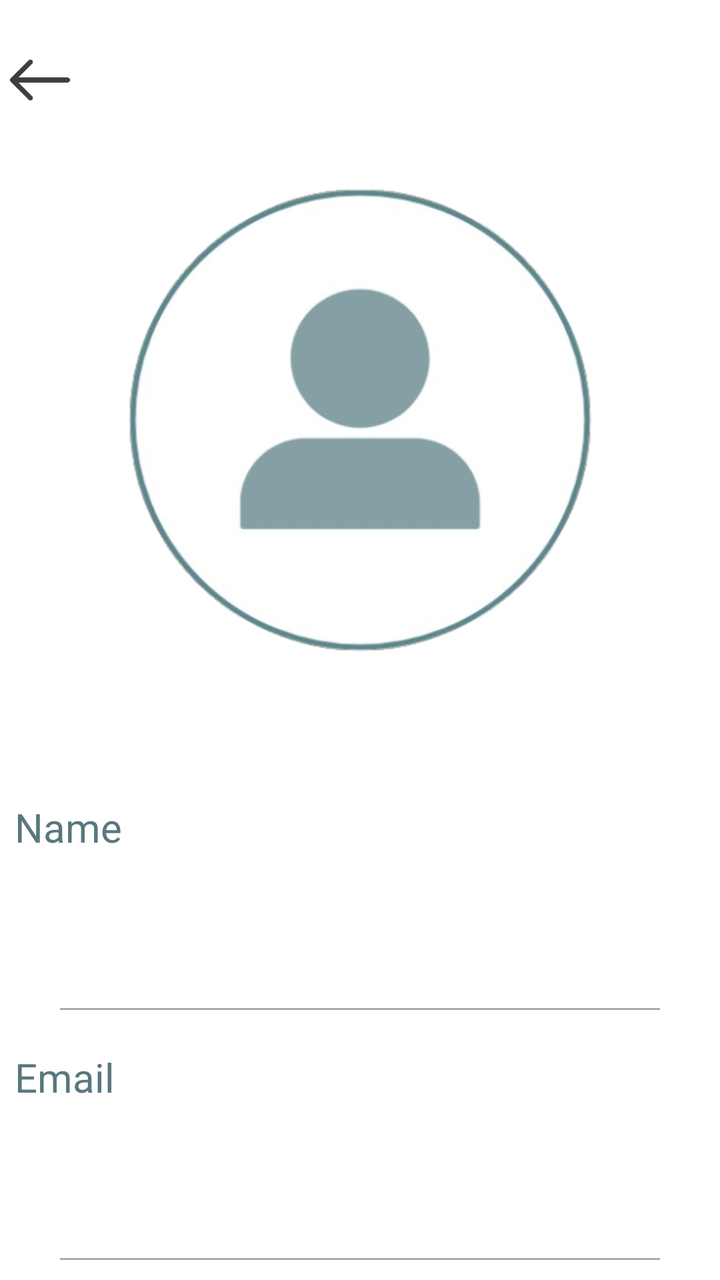
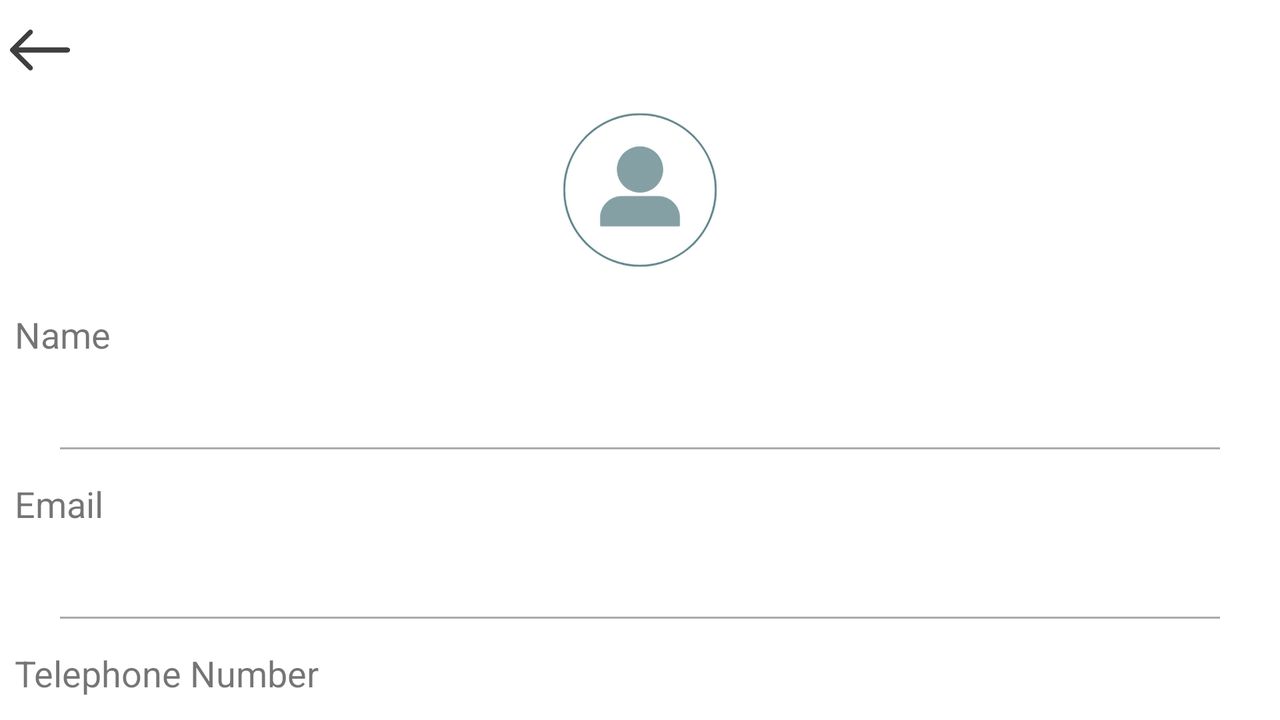

Compare how this app lays out the same screen by default and in its alternative resource folder. The renders come first, then the two layout files and the values they reference.
<!-- AndroidManifest.xml: application theme Theme.HearthstoneCards -->
<!-- res/layout/activity_profile.xml -->
<?xml version="1.0" encoding="utf-8"?>
<layout
    xmlns:android="http://schemas.android.com/apk/res/android"
    xmlns:tools="http://schemas.android.com/tools">

    <data>
        <import type="android.view.View"/>
        <variable
            name="viewModel"
            type="es.uam.eps.dadm.hearthstonecards.viewmodel.MainViewModel" />
    </data>


    <LinearLayout
        android:layout_width="match_parent"
        android:layout_height="match_parent"
        android:orientation="vertical"
        android:gravity="top"
        android:background="@color/white">

        <ImageButton
            android:id="@+id/btn_back"
            android:layout_width="40dp"
            android:layout_height="40dp"
            android:layout_gravity="start"
            android:layout_marginEnd="16dp"
            android:background="?attr/selectableItemBackground"
            android:scaleType="centerInside"
            android:src="@drawable/back_arrow"
            android:layout_marginTop="20dp"/>

        
        <ImageView
            android:id="@+id/btn_profile"
            android:layout_width="300dp"
            android:layout_height="300dp"
            android:scaleType="centerInside"
            android:src="@drawable/ic_profile"
            android:layout_gravity="center"
            android:background="?attr/selectableItemBackground"
            />

        <View
            android:layout_width="match_parent"
            android:layout_height="30dp"/>

        <TextView
            android:id="@+id/profile_user_field"
            android:layout_width="match_parent"
            android:layout_height="wrap_content"
            android:layout_centerInParent="true"
            android:textSize="20dp"
            android:text="@string/first_name_hint"
            android:textColor="@color/dark_blueish"
            android:layout_marginLeft="5dp"
            android:layout_marginTop="10dp"
            android:layout_gravity="center"/>

        <TextView
            android:id="@+id/user_name"
            android:layout_width="match_parent"
            android:layout_height="wrap_content"
            android:layout_centerInParent="true"
            android:textSize="20dp"
            android:text="@{viewModel.userName + ' ' + viewModel.userSurname}"
            android:layout_marginTop="20dp"
            android:layout_marginBottom="20dp"
            android:gravity="center"/>

        <View
            android:id="@+id/separator1_view"
            android:layout_below="@id/user_name"
            android:layout_width="match_parent"
            android:layout_marginVertical="10dp"
            android:layout_marginHorizontal="30dp"
            android:layout_height="1dp"
            android:background="@android:color/darker_gray"/>

        <TextView
            android:id="@+id/profile_email_field"
            android:layout_width="match_parent"
            android:layout_height="wrap_content"
            android:layout_centerInParent="true"
            android:textSize="20dp"
            android:text="@string/email_hint"
            android:textColor="@color/dark_blueish"
            android:layout_marginLeft="5dp"
            android:layout_marginTop="10dp"
            android:layout_gravity="center"/>

        <TextView
            android:id="@+id/user_email"
            android:layout_width="match_parent"
            android:layout_height="wrap_content"
            android:layout_centerInParent="true"
            android:textSize="20dp"
            android:text="@{viewModel.userEmail}"
            android:layout_marginTop="20dp"
            android:layout_marginBottom="20dp"
            android:gravity="center"/>
        <View
            android:id="@+id/separator2_view"
            android:layout_below="@id/user_email"
            android:layout_width="match_parent"
            android:layout_marginVertical="10dp"
            android:layout_marginHorizontal="30dp"
            android:layout_height="1dp"
            android:background="@android:color/darker_gray"/>

        <TextView
            android:id="@+id/profile_tlf_field"
            android:layout_width="match_parent"
            android:layout_height="wrap_content"
            android:layout_centerInParent="true"
            android:textSize="20dp"
            android:text="@string/telephone_number_hint"
            android:textColor="@color/dark_blueish"
            android:layout_marginLeft="5dp"
            android:layout_marginTop="10dp"
            android:layout_gravity="center"/>

        <TextView
            android:id="@+id/user_tlf"
            android:layout_width="match_parent"
            android:layout_height="wrap_content"
            android:layout_centerInParent="true"
            android:textSize="20dp"
            android:text="@{viewModel.userPhone}"
            android:layout_marginTop="20dp"
            android:gravity="center"/>

    </LinearLayout>
</layout>
<!-- resources referenced by this layout -->
<resources>
  <color name="dark_blueish">#58787d</color>
  <color name="white">#FFFFFFFF</color>
  <!-- drawable back_arrow: png bitmap (drawable, 22430 bytes) -->
  <!-- drawable ic_profile: png bitmap (drawable, 69185 bytes) -->
  <string name="email_hint">Email</string>
  <string name="first_name_hint">Name</string>
  <string name="telephone_number_hint">Telephone Number</string>
  <style name="Theme.HearthstoneCards" parent="android:Theme.Material.Light.NoActionBar" />
</resources>
<!-- res/layout-land/activity_profile.xml (the repository's variant of the layout above) -->
<!-- drawn on the phone turned sideways -->
<?xml version="1.0" encoding="utf-8"?>
<layout
    xmlns:android="http://schemas.android.com/apk/res/android"
    xmlns:tools="http://schemas.android.com/tools">

    <data>
        <import type="android.view.View"/>
        <variable
            name="viewModel"
            type="es.uam.eps.dadm.hearthstonecards.viewmodel.MainViewModel" />
    </data>


    <LinearLayout
        android:layout_width="match_parent"
        android:layout_height="match_parent"
        android:orientation="vertical"
        android:gravity="top"
        android:background="@color/white">

        <ImageButton
            android:id="@+id/btn_back"
            android:layout_width="40dp"
            android:layout_height="40dp"
            android:layout_gravity="start"
            android:layout_marginEnd="16dp"
            android:background="?attr/selectableItemBackground"
            android:scaleType="centerInside"
            android:src="@drawable/back_arrow"
            android:layout_marginTop="5dp"/>

        
        <ImageView
            android:id="@+id/btn_profile"
            android:layout_width="100dp"
            android:layout_height="100dp"
            android:scaleType="centerInside"
            android:src="@drawable/ic_profile"
            android:layout_gravity="center"
            android:background="?attr/selectableItemBackground"
            />


        <TextView
            android:id="@+id/profile_user_field"
            android:layout_width="match_parent"
            android:layout_height="wrap_content"
            android:layout_centerInParent="true"
            android:textSize="18dp"
            android:text="@string/first_name_hint"
            android:layout_marginLeft="5dp"
            android:layout_marginTop="10dp"
            android:layout_gravity="center"/>

        <TextView
            android:id="@+id/user_name"
            android:layout_width="match_parent"
            android:layout_height="wrap_content"
            android:layout_centerInParent="true"
            android:textSize="18dp"
            android:text="@{viewModel.user.name + ' ' + viewModel.user.surname}"
            android:layout_marginTop="5dp"
            android:layout_marginBottom="5dp"
            android:gravity="center"/>

        <View
            android:id="@+id/separator1_view"
            android:layout_below="@id/user_name"
            android:layout_width="match_parent"
            android:layout_marginVertical="10dp"
            android:layout_marginHorizontal="30dp"
            android:layout_height="1dp"
            android:background="@android:color/darker_gray"/>

        <TextView
            android:id="@+id/profile_email_field"
            android:layout_width="match_parent"
            android:layout_height="wrap_content"
            android:layout_centerInParent="true"
            android:textSize="18dp"
            android:text="@string/email_hint"
            android:layout_marginLeft="5dp"
            android:layout_marginTop="5dp"
            android:layout_gravity="center"/>

        <TextView
            android:id="@+id/user_email"
            android:layout_width="match_parent"
            android:layout_height="wrap_content"
            android:layout_centerInParent="true"
            android:textSize="18dp"
            android:text="@{viewModel.user.email}"
            android:layout_marginTop="5dp"
            android:layout_marginBottom="5dp"
            android:gravity="center"/>
        <View
            android:id="@+id/separator2_view"
            android:layout_below="@id/user_email"
            android:layout_width="match_parent"
            android:layout_marginVertical="10dp"
            android:layout_marginHorizontal="30dp"
            android:layout_height="1dp"
            android:background="@android:color/darker_gray"/>

        <TextView
            android:id="@+id/profile_tlf_field"
            android:layout_width="match_parent"
            android:layout_height="wrap_content"
            android:layout_centerInParent="true"
            android:textSize="18dp"
            android:text="@string/telephone_number_hint"
            android:layout_marginLeft="5dp"
            android:layout_marginTop="5dp"
            android:layout_gravity="center"/>

        <TextView
            android:id="@+id/user_tlf"
            android:layout_width="match_parent"
            android:layout_height="wrap_content"
            android:layout_centerInParent="true"
            android:textSize="18dp"
            android:text="@{viewModel.user.tlf}"
            android:layout_marginTop="5dp"
            android:gravity="center"/>

    </LinearLayout>
</layout>
<!-- resources referenced by the variant -->
<!-- as the phone turned sideways resolves them -->
<resources>
  <color name="white">#FFFFFFFF</color>
  <!-- drawable back_arrow: png bitmap (drawable, 22430 bytes) -->
  <!-- drawable ic_profile: png bitmap (drawable, 69185 bytes) -->
  <string name="email_hint">Email</string>
  <string name="first_name_hint">Name</string>
  <string name="telephone_number_hint">Telephone Number</string>
  <style name="Theme.HearthstoneCards" parent="android:Theme.Material.Light.NoActionBar" />
</resources>
